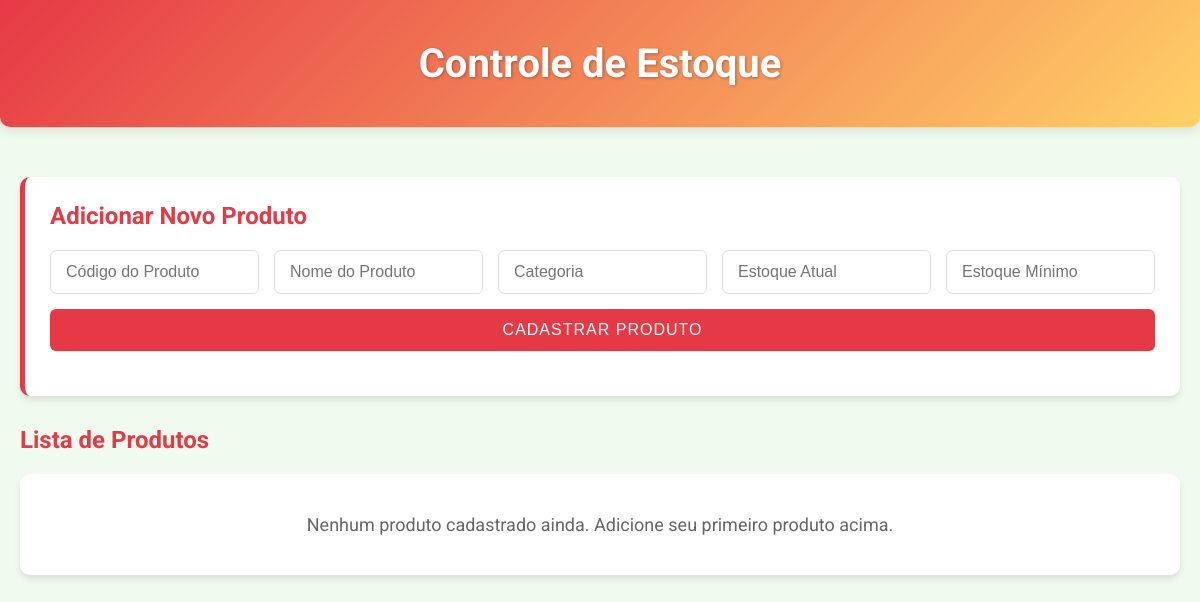
Before: /controle/ with the older database file.
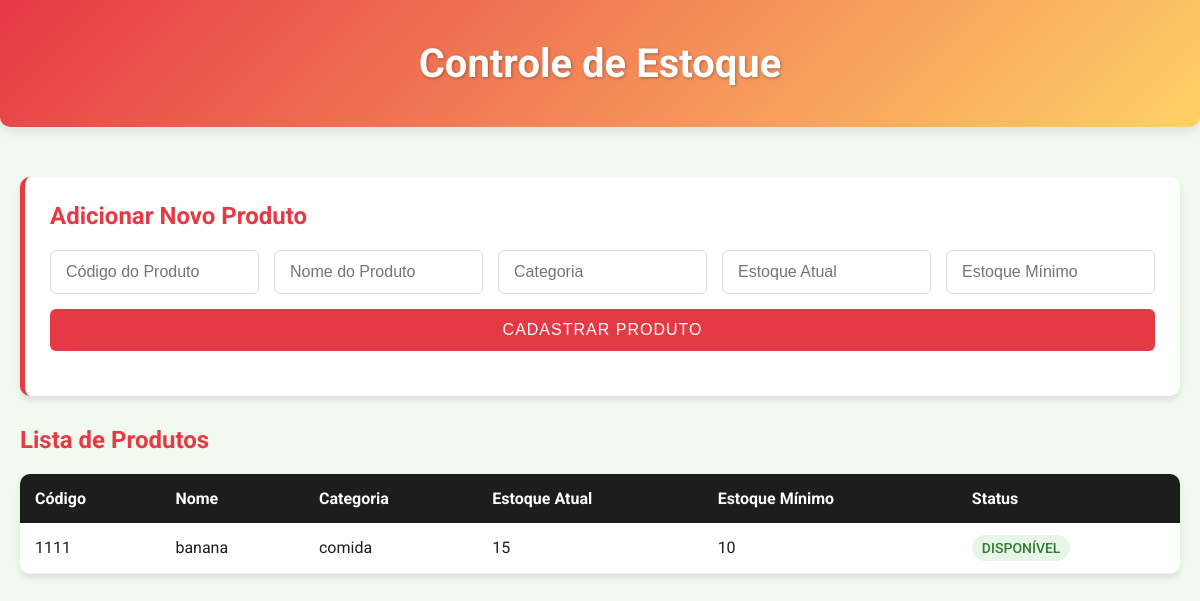
After: the same page with the newer database file.
### controle/models.py (models this page shows, shortened)
class Produto(models.Model):
    cod_produto = models.CharField(max_length=5)
    nome = models.CharField(max_length=200)
    categoria = models.CharField(max_length=50)
    estoque_atual = models.IntegerField()
    estoque_minimo = models.IntegerField()

### controle/views.py (the view, shortened to what this page needs)
# urls.py: path("", views.produtos_view, name="produtos")
def produtos_view(request):
    produtos = Produto.objects.all().order_by('cod_produto')
    return render(request, 'controle/home.html', {'produtos': produtos})

### controle/templates/controle/home.html (shortened to what this page needs)
<!DOCTYPE html>
<html lang="pt-br">
<head>
</head>
<body>
  <header>
    <div class="container">
      <h1>Controle de Estoque</h1>
    </div>
  </header>
  <main class="container">
    <section class="card">
      <h2>Adicionar Novo Produto</h2>
      <form method="post">
        <div class="form-grid">
          <input type="text" id="cod_produto" name="cod_produto" placeholder="Código do Produto" required>
          <input type="text" id="nome" name="nome" placeholder="Nome do Produto" required>
          <input type="text" id="categoria" name="categoria" placeholder="Categoria">
          <input type="number" id="estoque_atual" name="estoque_atual" placeholder="Estoque Atual" min="0" required>
          <input type="number" id="estoque_minimo" name="estoque_minimo" placeholder="Estoque Mínimo" min="0" required>
          <button type="submit">Cadastrar Produto</button>
        </div>
      </form>
    </section>
    <section>
      <h2>Lista de Produtos</h2>
      <div class="table-container">
        {% if produtos %}
        <table id="tabelaEstoque">
          <thead>
            <tr>
              <th>Código</th>
              <th>Nome</th>
              <th>Categoria</th>
              <th>Estoque Atual</th>
              <th>Estoque Mínimo</th>
              <th>Status</th>
            </tr>
          </thead>
          <tbody>
            {% for produto in produtos %}
            <tr>
              <td>{{ produto.cod_produto }}</td>
              <td>{{ produto.nome }}</td>
              <td>{{ produto.categoria|default:"-" }}</td>
              <td>{{ produto.estoque_atual }}</td>
              <td>{{ produto.estoque_minimo }}</td>
              <td>
                {% if produto.estoque_atual <= 0 %}
                <span class="status-badge status-danger">ESGOTADO</span>
                {% elif produto.estoque_atual < produto.estoque_minimo %}
                <span class="status-badge status-warning">BAIXO ESTOQUE</span>
                {% else %}
                <span class="status-badge status-success">DISPONÍVEL</span>
                {% endif %}
              </td>
            </tr>
            {% endfor %}
          </tbody>
        </table>
        {% else %}
        <div class="empty-message">
          Nenhum produto cadastrado ainda. Adicione seu primeiro produto acima.
        </div>
        {% endif %}
      </div>
    </section>
  </main>
</body>
</html>

### controle/templates/controle/home.html (style rules this page uses)
:root { --vermelho: #e63946; --preto: #1d1d1d; --amarelo: #ffd166; --verde-claro: #a8dadc; --branco: #f1faee; --azul: #457b9d; }
body { font-family: 'Roboto', sans-serif; margin: 0; padding: 0; background-color: var(--branco); color: var(--preto); }
.container { max-width: 1200px; margin: 0 auto; padding: 20px; }
header { background: linear-gradient(135deg, var(--vermelho), var(--amarelo)); padding: 20px 0; margin-bottom: 30px; box-shadow: 0 4px 12px rgba(0,0,0,0.1); border-radius: 0 0 10px 10px; }
h1 { text-align: center; color: white; margin: 0; font-size: 2.5rem; text-shadow: 1px 1px 3px rgba(0,0,0,0.3); }
.card { background: white; border-radius: 10px; padding: 25px; margin-bottom: 30px; box-shadow: 0 4px 6px rgba(0,0,0,0.1); border-left: 5px solid var(--vermelho); }
h2, h3 { color: var(--vermelho); margin-top: 0; }
.form-grid { display: grid; grid-template-columns: repeat(auto-fill, minmax(200px, 1fr)); gap: 15px; margin-bottom: 20px; }
input, button { padding: 12px 15px; border: 1px solid #ddd; border-radius: 6px; font-size: 16px; transition: all 0.3s; }
button { background-color: var(--vermelho); color: white; border: none; cursor: pointer; font-weight: 500; text-transform: uppercase; letter-spacing: 1px; grid-column: 1 / -1; }
.table-container { overflow-x: auto; background: white; border-radius: 10px; box-shadow: 0 4px 6px rgba(0,0,0,0.1); }
table { width: 100%; border-collapse: collapse; }
th { background-color: var(--preto); color: white; padding: 15px; text-align: left; }
td { padding: 12px 15px; border-bottom: 1px solid #eee; }
.status-badge { display: inline-block; padding: 5px 10px; border-radius: 20px; font-size: 14px; font-weight: 500; }
.status-success { background-color: #e8f5e9; color: #2e7d32; }

Changed rows visible on the page:
added Produto: cod_produto "1111", nome "banana", categoria "comida", estoque_atual "15", estoque_minimo "10", shows "DISPONÍVEL"
Other visible differences:
text no longer shown: "Nenhum produto cadastrado ainda. Adicione seu primeiro produto acima."
text now shown: "Código Nome Categoria Estoque Atual Estoque Mínimo Status"
